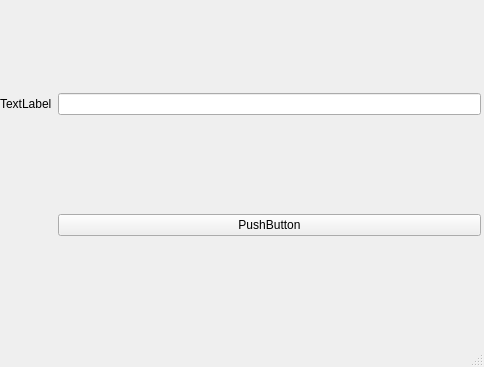
<?xml version="1.0" encoding="UTF-8"?>
<ui version="4.0">
 <class>MainWindow</class>
 <widget class="QMainWindow" name="MainWindow">
  <property name="geometry">
   <rect>
    <x>0</x>
    <y>0</y>
    <width>484</width>
    <height>367</height>
   </rect>
  </property>
  <property name="windowTitle">
   <string>MainWindow</string>
  </property>
  <widget class="QWidget" name="centralwidget">
   <widget class="QWidget" name="gridLayoutWidget">
    <property name="geometry">
     <rect>
      <x>0</x>
      <y>0</y>
      <width>481</width>
      <height>331</height>
     </rect>
    </property>
    <layout class="QGridLayout" name="gridLayout">
     <item row="0" column="0">
      <widget class="QLabel" name="label">
       <property name="text">
        <string>TextLabel</string>
       </property>
      </widget>
     </item>
     <item row="0" column="1">
      <widget class="QLineEdit" name="txt1"/>
     </item>
     <item row="1" column="1">
      <widget class="QPushButton" name="bt1">
       <property name="text">
        <string>PushButton</string>
       </property>
      </widget>
     </item>
    </layout>
   </widget>
  </widget>
  <widget class="QMenuBar" name="menubar">
   <property name="geometry">
    <rect>
     <x>0</x>
     <y>0</y>
     <width>484</width>
     <height>18</height>
    </rect>
   </property>
  </widget>
  <widget class="QStatusBar" name="statusbar"/>
 </widget>
 <resources/>
 <connections/>
</ui>
